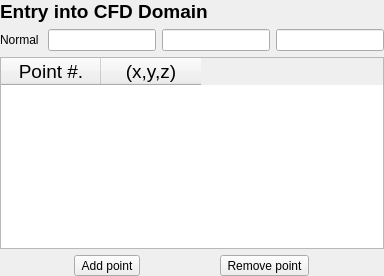
         <widget class="QWidget" name="Pg1_BA_Entry">
          <layout class="QVBoxLayout" name="verticalLayout_2">
           <property name="leftMargin">
            <number>0</number>
           </property>
           <property name="topMargin">
            <number>0</number>
           </property>
           <property name="rightMargin">
            <number>0</number>
           </property>
           <property name="bottomMargin">
            <number>0</number>
           </property>
           <item>
            <widget class="QLabel" name="Lbl_BA_EntryH2">
             <property name="font">
              <font>
               <pointsize>14</pointsize>
               <weight>75</weight>
               <bold>true</bold>
              </font>
             </property>
             <property name="text">
              <string>&lt;html&gt;&lt;head/&gt;&lt;body&gt;&lt;p&gt;Entry into CFD Domain&lt;/p&gt;&lt;/body&gt;&lt;/html&gt;</string>
             </property>
            </widget>
           </item>
           <item>
            <layout class="QHBoxLayout" name="HLY_BA_EntryNormal">
             <item>
              <widget class="QLabel" name="Lbl_BA_EntryNormal">
               <property name="text">
                <string>Normal </string>
               </property>
              </widget>
             </item>
             <item>
              <widget class="QLineEdit" name="Led_BA_EntryNx"/>
             </item>
             <item>
              <widget class="QLineEdit" name="Led_BA_EntryNy"/>
             </item>
             <item>
              <widget class="QLineEdit" name="Led_BA_EntryNz"/>
             </item>
            </layout>
           </item>
           <item>
            <widget class="QTableWidget" name="Tbl_BA_EntryIntePt">
             <property name="font">
              <font>
               <pointsize>14</pointsize>
              </font>
             </property>
             <column>
              <property name="text">
               <string>Point #.</string>
              </property>
             </column>
             <column>
              <property name="text">
               <string>(x,y,z)</string>
              </property>
             </column>
            </widget>
           </item>
           <item>
            <layout class="QHBoxLayout" name="HLY_BA_EntryAddPt">
             <item>
              <widget class="QToolButton" name="But_BA_EntryAddPt">
               <property name="text">
                <string>Add point</string>
               </property>
              </widget>
             </item>
             <item>
              <widget class="QToolButton" name="But_BA_EntryRemPt">
               <property name="text">
                <string>Remove point</string>
               </property>
              </widget>
             </item>
            </layout>
           </item>
          </layout>
         </widget>
